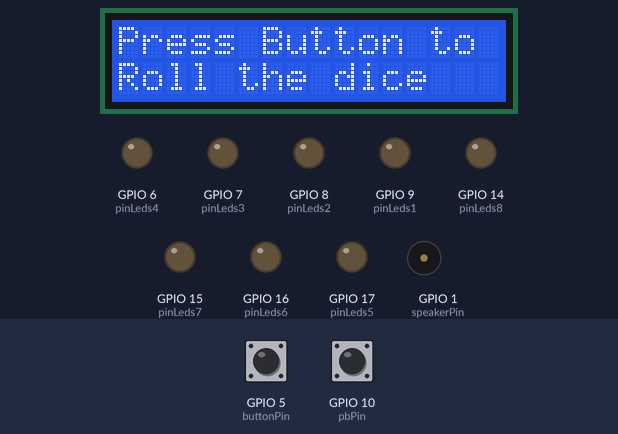
A sketch run on a simulated ESP32-S3. On the bench: 16×2 character LCD, output pins drawn as LEDs (lit = HIGH), buzzer (waves = sounding). The test bench sets the inputs (shaded band); at power-on: GPIO 5 (buttonPin) HIGH, GPIO 10 (pbPin) HIGH. Random numbers use the default seed unless the sketch sets one.

Above: at 5.1 s.
11.3 s: GPIO 5 (buttonPin) pulled LOW for 0.15 s
At 12.1 s:
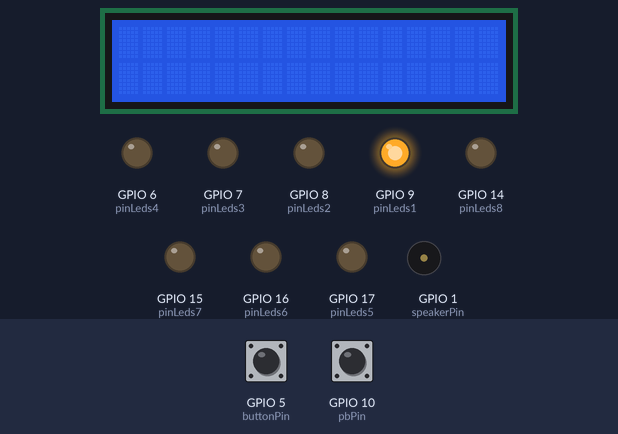
At 13.9 s:
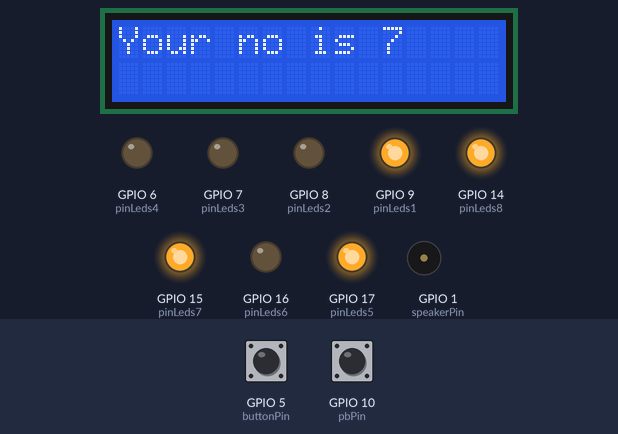
14.4 s: GPIO 10 (pbPin) pulled LOW for 3.2 s
20.6 s: GPIO 5 (buttonPin) pulled LOW for 1 s
At 21.9 s:
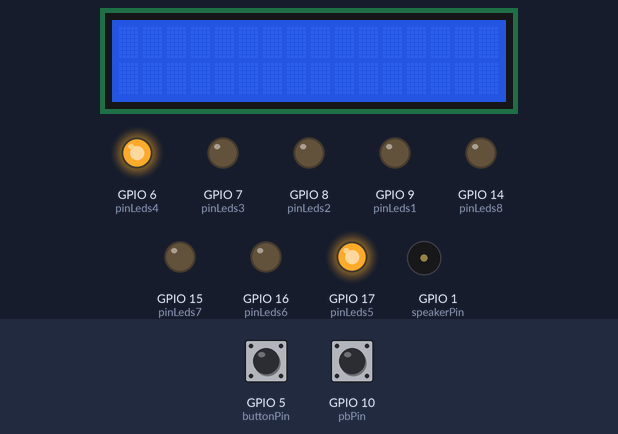
24.6 s: GPIO 5 (buttonPin) pulled LOW for 3.2 s
29.3 s: GPIO 5 (buttonPin) pulled LOW for 0.15 s
At 32.1 s:
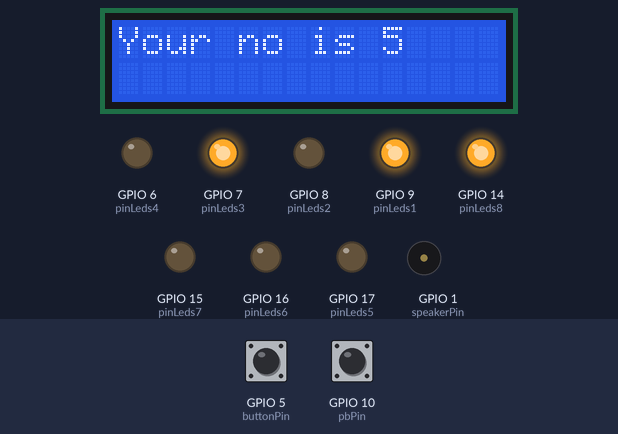
32.4 s: GPIO 10 (pbPin) pulled LOW for 3.2 s
Timing chart, 0 to 38.5 s (numbered marks = the images above; inputs shaded):
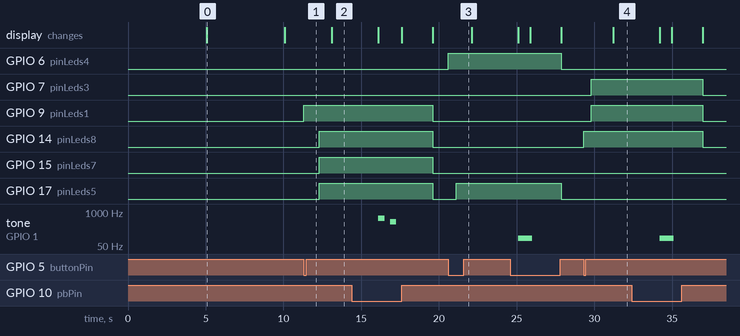

The sketch:

dice.ino
```cpp
/*
 * FILE          : diceGame.ino
 * PROJECT       : Final Project
 * PROGRAMMER    : SAGAR PATEL
 * FIRST VERSION : 17th April 2016
 * DESCRIPTION   : This code works when pushbutton is pressed it generates a random
 *                 numbers on LEDs between 1 to 6 and diplay it on 16 X 2 LCD.Then
 *                 it comapares that number with 7 or 11 and according to that it
 *                 displays congrats and good luck message on LCD.After that it st-
 *                 ores the values on EEPROM memory of teensy and when second push-
 *                 button is pressed it displays last 10 results from EEPROM memory
 *                 on serial port.
 */

//----------- header files ----------//
#include <SoftwareSerial.h>
#include <LiquidCrystal.h>
#include <EEPROM.h>

//-------------- globals ------------//
LiquidCrystal lcd(18, 19, 20, 21, 22, 23);
//liquidCrystal   lcd(RS, E,  D4, D5, D6, D7);
const int8_t  pinLeds1   = 9;
const int8_t  pinLeds2   = 8;
const int8_t  pinLeds3   = 7;
const int8_t  pinLeds4   = 6;
const int8_t  pinLeds5   = 17;
const int8_t  pinLeds6   = 16;
const int8_t  pinLeds7   = 15;
const int8_t  pinLeds8   = 14;
const int8_t  buttonPin  = 5;
const int8_t  pbPin      = 10;
const int8_t  speakerPin = 1;
int8_t        flag       = 0;
int8_t        pbState;
int8_t        buttonState;

//-------------- prototypes -----------//
void greetingDisplay();
void readPushbuttonsStatus();
void ledStatsWhenPbNotPressed();
void storeTheDiceNumbersInMemory(int8_t totalDiceNumber);
void compareDiceNumberWithWinningNumbers(int8_t totalDiceNumber);
void diceGame();

//--------------- function definations --------------//
//
// FUNCTION      : greetingDisplay()
// DESCRIPTION   : Displays the Welcome Info only on startup.
// PARAMETERS    : No Parameters.
// RETURNS       : Does not return anything
//
void greetingDisplay()
{
  lcd.setCursor(5, 0);
  lcd.printf("WelCome");
  lcd.setCursor(2, 1);
  lcd.printf("To Dice Game");
  delay(5000);
  lcd.clear();
  lcd.printf("Press Button to");
  lcd.setCursor(0, 1);
  lcd.printf("Roll the dice ");
  delay(5000);
  lcd.clear();
}

//
// FUNCTION      : readPushbuttonsStatus()
// DESCRIPTION   : Read the status of pushbuttons if they are pressed
//                 or not.
// PARAMETERS    : No Parameters.
// RETURNS       : Does not return anything
//
void readPushbuttonsStatus()
{
  buttonState = digitalRead(buttonPin);
  pbState     = digitalRead(pbPin);
}

//
// FUNCTION      : displayTheLast10Values()
// DESCRIPTION   : Read the 10 values from EEPROM memory and
//                 display it on serial port.
// PARAMETERS    : No Parameters.
// RETURNS       : Does not return anything
//
void displayTheLast10Values()
{
  if (flag == 0)
  {
    int8_t address = 0;
    Serial.printf("Last 10 Results :\n");
    for (int8_t i = 0; i < 10; i++)       // read the 10 values from EEPROM
    {
      int8_t value = EEPROM.read(address);
      Serial.printf("value = %d \n", value);
      address = address + 1;
    }
    flag = 1;
  }
}

//
// FUNCTION      : storeTheDiceNumbersInMemory()
// DESCRIPTION   : Store the dice numbers from the first address in
//                 EEPROM memory of teensy.
// PARAMETERS    : totalDiceNumber : the value of dice number.
// RETURNS       : Does not return anything
//
void storeTheDiceNumbersInMemory(int8_t totalDiceNumber)
{
  int8_t addr = 0;
  EEPROM.write(addr, totalDiceNumber);
  addr = addr + 1;
}

//
// FUNCTION      : compareDiceNumberWithWinningNumbers()
// DESCRIPTION   : Compare the dice value with 7 and 11 if it
//                 happens it shows congrats message otherwise
//                 it shows good luck message.
// PARAMETERS    : totalDiceNumber : the value of dice number.
// RETURNS       : Does not return anything
//
void compareDiceNumberWithWinningNumbers(int8_t totalDiceNumber)
{
  if (totalDiceNumber == 7 || totalDiceNumber == 11)        // compare dice number with 7 and 11
  {
    lcd.clear();
    lcd.setCursor(0, 0);
    lcd.printf("congrats!");
    tone(speakerPin, 570, 400);                             // play a note for 400 ms duration
    delay(750);
    tone(speakerPin, 430, 400);
    delay(750);
    lcd.setCursor(0, 1);
    lcd.printf("You won jackpot");
    delay(2000);
    lcd.clear();
  }
  else
  {
    lcd.clear();
    lcd.setCursor(0, 0);
    lcd.printf("Better luck");
    tone(speakerPin, 100, 900);                            // play a note for 900 ms duration
    delay(750);
    lcd.setCursor(0, 1);
    lcd.printf("next time");
    delay(2000);
    lcd.clear();
  }
}

//
// FUNCTION      : ledStatsWhenPbNotPressed()
// DESCRIPTION   : if pb not pressed turns off all LEDs.
// PARAMETERS    : No Parameters.
// RETURNS       : Does not return anything
//
void ledStatsWhenPbNotPressed()
{
  digitalWrite (pinLeds1, LOW);
  digitalWrite (pinLeds2, LOW);
  digitalWrite (pinLeds3, LOW);
  digitalWrite (pinLeds4, LOW);
  digitalWrite (pinLeds5, LOW);
  digitalWrite (pinLeds6, LOW);
  digitalWrite (pinLeds7, LOW);
  digitalWrite (pinLeds8, LOW);
}

//
// FUNCTION      : diceGame()
// DESCRIPTION   : Generates random numbers if pushbutton is pressed
//                 and display the results on LCD.
// PARAMETERS    : No Parameters.
// RETURNS       : Does not return anything
//
void diceGame()
{
  int8_t ran;
  int8_t ran2;

  readPushbuttonsStatus();            //function call

  //-------------------- if --------------------//
  if (pbState == LOW )
  {
    displayTheLast10Values();
  }

  //------------------- else if ----------------//
  else if (buttonState == LOW)
  {
    ran  = random (1, 6);            //generates random number between 1 & 6
    ran2 = random (1, 6);

    //-------------- No. 1 ------------//
    if (ran == 1 )
    {
      digitalWrite (pinLeds4, HIGH);
      delay (500);
    }
    else if (ran2 == 1)
    {
      digitalWrite (pinLeds8, HIGH);
      delay (500);
    }

    //-------------- No. 2 ------------//
    if (ran == 2)
    {
      digitalWrite (pinLeds1, HIGH);
      delay (1000);
    }
    else if  (ran2 == 2)
    {
      digitalWrite (pinLeds5, HIGH);
      delay (1000);
    }

    //-------------- No. 3 ------------//
    if (ran == 3)
    {
      digitalWrite (pinLeds3, HIGH);
      digitalWrite (pinLeds4, HIGH);
      delay (1200);
    }
    else if ( ran2 == 3)
    {
      digitalWrite (pinLeds7, HIGH);
      digitalWrite (pinLeds8, HIGH);
      delay (1200);
    }

    //-------------- No. 4 ------------//
    if (ran == 4)
    {
      digitalWrite (pinLeds1, HIGH);
      digitalWrite (pinLeds3, HIGH);
      delay (1400);
    }
    else if (ran2 == 4)
    {
      digitalWrite (pinLeds5, HIGH);
      digitalWrite (pinLeds7, HIGH);
      delay (1400);
    }

    //-------------- No. 5 ------------//
    if (ran == 5)
    {
      digitalWrite (pinLeds1, HIGH);
      digitalWrite (pinLeds3, HIGH);
      digitalWrite (pinLeds4, HIGH);
      delay (800);
    }
    else   if (ran2 == 5)
    {
      digitalWrite (pinLeds5, HIGH);
      digitalWrite (pinLeds7, HIGH);
      digitalWrite (pinLeds8, HIGH);
      delay (800);
    }

    //-------------- No. 6 ------------//
    if (ran == 6 )
    {
      digitalWrite (pinLeds1, HIGH);
      digitalWrite (pinLeds2, HIGH);
      digitalWrite (pinLeds3, HIGH);
      delay (1100);
    }
    else if (ran2 == 6)
    {
      digitalWrite (pinLeds5, HIGH);
      digitalWrite (pinLeds6, HIGH);
      digitalWrite (pinLeds7, HIGH);
      delay (1100);
    }

    //------------------------------------------------------------//
    int8_t totalDiceNumber = ran + ran2;                    //total of two dice number
    lcd.setCursor(0, 0);
    lcd.printf("Your no is %i", totalDiceNumber);           //display the dice number on LCD
    delay(3000);
    lcd.clear();
    storeTheDiceNumbersInMemory(totalDiceNumber);
    compareDiceNumberWithWinningNumbers(totalDiceNumber);
    //------------------------------------------------------------//
  }
  //--------------------------------- else --------------------------------------//
  else
  {
    ledStatsWhenPbNotPressed();
  }
}

//***************************** SETUP *****************************//
void setup ()
{
  lcd.begin   (16, 2);              //initializes the LCD to 2 X 16
  Serial.begin(9600);
  pinMode     (pinLeds1,   OUTPUT);
  pinMode     (pinLeds2,   OUTPUT);
  pinMode     (pinLeds3,   OUTPUT);
  pinMode     (pinLeds4,   OUTPUT);
  pinMode     (pinLeds5,   OUTPUT);
  pinMode     (pinLeds6,   OUTPUT);
  pinMode     (pinLeds7,   OUTPUT);
  pinMode     (pinLeds8,   OUTPUT);
  pinMode     (speakerPin, OUTPUT);
  pinMode     (buttonPin,  INPUT_PULLUP);
  pinMode     (pbPin,      INPUT_PULLUP);
  randomSeed  (analogRead(0));
  greetingDisplay();                //welcome info
}

//***************************** LOOP ******************************//
void loop()
{
  diceGame();
}
```

Measured:
- after the input at 11.3 s, GPIO 9 (pinLeds1): LOW → HIGH at once; GPIO 14 (pinLeds8), GPIO 15 (pinLeds7), GPIO 17 (pinLeds5): LOW → HIGH after 1.0 s
- after the input at 20.6 s, GPIO 6 (pinLeds4): LOW → HIGH at once; GPIO 17 (pinLeds5): LOW → HIGH after 0.50 s
- after the input at 29.3 s, GPIO 7 (pinLeds3), GPIO 9 (pinLeds1): LOW → HIGH after 0.50 s; GPIO 14 (pinLeds8): LOW → HIGH at once; the display: changes after 1.9 s (image 4)
- what the display in image 0 shows lasts 5.0 s, from 5.1 s to 10.1 s
